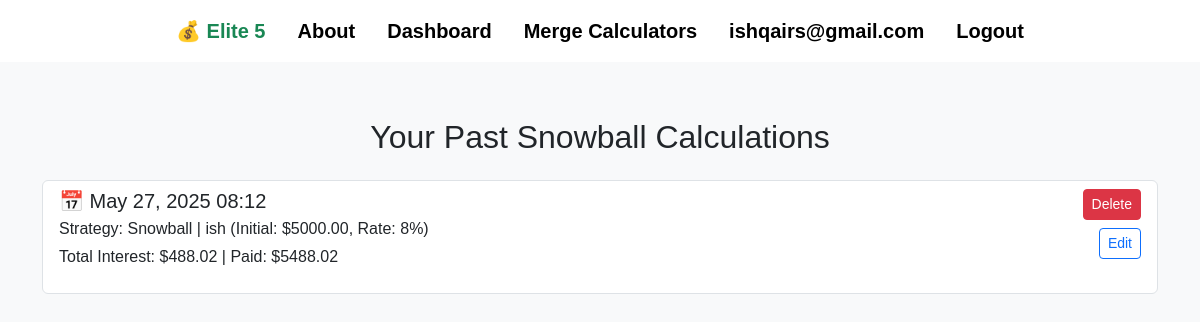
The page /snowball-history/ (signed in) on the database as committed earlier.
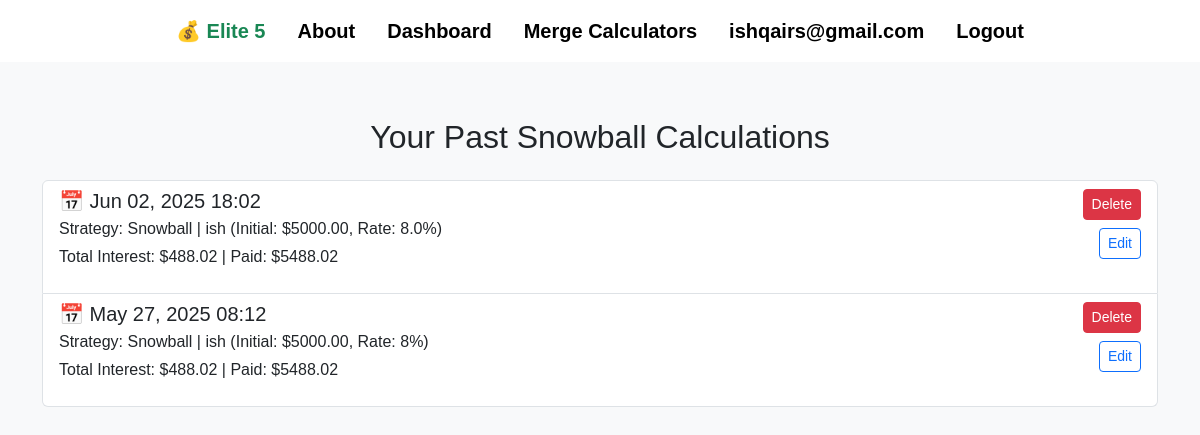
The same page on the database as committed later.
### main/models.py (models this page shows, shortened)
class DebtCalculation(models.Model):
    STRATEGY_CHOICES = [
        ('smallest_balance', 'Smallest Balance'),
        ('highest_interest', 'Highest Interest'),
        ('fewest_payments', 'Fewest Payments'),
    ]
    user = models.ForeignKey(User, on_delete=models.CASCADE)
    created_at = models.DateTimeField(auto_now_add=True)
    strategy = models.CharField(max_length=30, choices=STRATEGY_CHOICES, default='smallest_balance')
    extra_payment = models.DecimalField(max_digits=10, decimal_places=2, default=0)
    months_to_freedom = models.IntegerField()
    total_balance = models.DecimalField(max_digits=10, decimal_places=2)
    total_payment = models.DecimalField(max_digits=10, decimal_places=2)
    total_interest = models.DecimalField(max_digits=10, decimal_places=2, default=0)
    loan_summary = models.TextField(blank=True)
    loan_data = JSONField()

### main/views.py (the view)
# urls.py: path('snowball-history/', views.snowball_history, name='snowball_history'),
@login_required
def snowball_history(request):
    calculations = DebtCalculation.objects.filter(user=request.user).order_by('-created_at')
    return render(request, 'main/snowball_history.html', {'calculations': calculations})

### main/templates/main/snowball_history.html (shortened to what this page needs)
{% extends "main/base.html" %}
{% block content %}
<div class="container py-5">
  <h2 class="mb-4 text-center">Your Past Snowball Calculations</h2>
  {% if calculations %}
    <div class="list-group">
      {% for calc in calculations %}
        <div class="list-group-item d-flex justify-content-between align-items-start flex-column flex-md-row">
          <div>
            <h5 class="mb-1">📅 {{ calc.created_at|date:"M d, Y H:i" }}</h5>
            <p class="mb-1">{{ calc.loan_summary }}</p>
            <p>Total Interest: ${{ calc.total_interest }} | Paid: ${{ calc.total_payment }}</p>
          </div>
          <div class="mt-3 mt-md-0 text-end">
            <form method="post" action="{% url 'delete_calculation' calc.pk %}" onsubmit="return confirm('Delete this calculation?');">
              <button type="submit" class="btn btn-sm btn-danger">Delete</button>
            </form>
            <a href="{% url 'debt_calculator' %}?load={{ calc.pk }}" class="btn btn-sm btn-outline-primary mt-2">Edit</a>
          </div>
        </div>
      {% endfor %}
    </div>
  {% else %}
    <p class="text-center">You haven't made any calculations yet.</p>
  {% endif %}
</div>
{% endblock %}

Rows that differ between the two databases and show on the page:
added DebtCalculation: created_at "Jun 02, 2025 18:02", loan_summary "Strategy: Snowball | ish (Initial: $5000.00, Rate: 8.0%)", total_interest "488.02", total_payment "5488.02"
